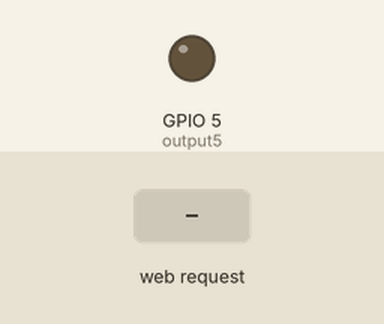
Simulated run of this program. Board: ESP8266 (NodeMCU). Parts: output pins drawn as LEDs (lit = HIGH). Inputs (shaded band) come from the test bench. WiFi joins after 1.5 s; servers stay silent unless stated; what the program prints to the serial monitor is not drawn.

Above: at 2.7 s.
2.8 s: HTTP request GET /5/on received
At 2.9 s:
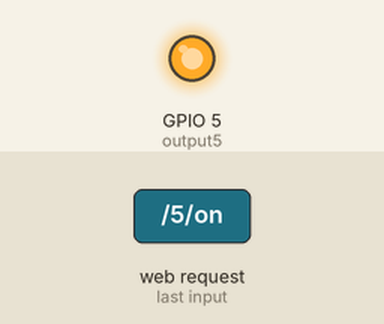
4.5 s: HTTP request GET /5/off received
6.0 s: HTTP request GET /off received
Timing chart, 0 to 9.0 s (numbered marks = the images above; inputs shaded):
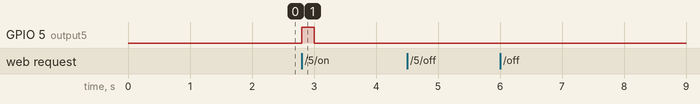

The program:

main.cpp
```cpp
#include <Arduino.h>
#include <ESP8266WiFi.h>


const char* ssid     = "PROF.RAFAEL";
const char* password = "";
IPAddress ip(192,168,1,59);
IPAddress gateway(192,168,1,1);
IPAddress subnet(255,255,255,0);


WiFiServer server(80);


String header;


String output5State = "off";


const int output5 = 5;


unsigned long currentTime = millis();

unsigned long previousTime = 0;

const long timeoutTime = 2000;

void setup() {
  Serial.begin(9600);

  //habilitar porta
  pinMode(output5, OUTPUT);

 //o estado da porta
  digitalWrite(output5, LOW);


  Serial.print("Connecting to ");
  Serial.println(ssid);
  WiFi.begin(ssid, password);
  WiFi.config(ip, gateway, subnet);
  while (WiFi.status() != WL_CONNECTED) {
    delay(500);
    Serial.print(".");
  }

  Serial.println("");
  Serial.println("WiFi connected.");
  Serial.println("IP address: ");
  Serial.println(WiFi.localIP());
  server.begin();
}

void loop(){
  WiFiClient client = server.available();
  if (client) {
    Serial.println("New Client.");
    String currentLine = "";
    currentTime = millis();
    previousTime = currentTime;
    while (client.connected() && currentTime - previousTime <= timeoutTime) {
      currentTime = millis();
      if (client.available()) {
        char c = client.read();
        Serial.write(c);
        header += c;
        if (c == '\n') {

          if (currentLine.length() == 0) {

            client.println("HTTP/1.1 200 OK");
            client.println("Content-type:text/html");
            client.println("Connection: close");
            client.println();


            if (header.indexOf("GET /5/on") >= 0) {
              Serial.println("GPIO 5 on");
              output5State = "on";
              digitalWrite(output5, HIGH);
              delay(200);
              digitalWrite(output5, LOW);
            } else if (header.indexOf("GET /5/off") >= 0) {
              Serial.println("GPIO 5 off");
              output5State = "off";
              digitalWrite(output5, LOW);
            }


            client.println("<!DOCTYPE html><html>");
            client.println("<head><meta name=\"viewport\" content=\"width=device-width, initial-scale=1\">");
            client.println("<link rel=\"icon\" href=\"data:,\">");

            client.println("<style>html { font-family: Helvetica; display: inline-block; margin: 0px auto; text-align: center;}");
            client.println(".button { background-color: #FF1493; border: none; color: white; padding: 36px 20px;");
            client.println("text-decoration: none; font-size: 30px; margin: 2px; cursor: pointer;}");
            client.println(".button2 {background-color: #FF1493;}</style></head>");


            client.println("<body><h1>ESP8266 Web Server</h1>");
            client.println("<body><h2>Projeto ADV</h2>");


            client.println("<p>GPIO 5 - State " + output5State + "</p>");

            if (output5State=="off") {
              client.println("<p><a href=\"/5/on\"><button class=\"button\">ON</button></a></p>");
            } else {
              client.println("<p><a href=\"/5/off\"><button class=\"button button2\">OFF</button></a></p>");
            }

            client.println("</body></html>");


            client.println();

            break;
          } else {
            currentLine = "";
          }
        } else if (c != '\r') {
          currentLine += c;
        }
      }
    }

    header = "";

    client.stop();
    Serial.println("Client disconnected.");
    Serial.println("");
  }
}
```

Measured:
- after the input at 2.8 s, GPIO 5 (output5): LOW → HIGH at once, → LOW 0.20 s later
- after the input at 4.5 s, every drawn part: stays the same
- after the input at 6.0 s, every drawn part: stays the same
